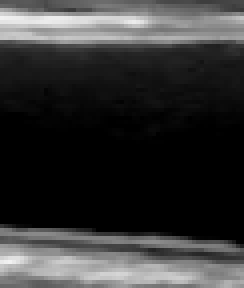
#> input picture ref.png, 61 x 72 px (shown 4 times larger)
$ python -i fitVessel.py   (imports and definitions only)
#> lines starting #> are read from the running program, lines starting #| are printed output that depends on the picture; after the words box and inside, x2 and y2 are one past the last pixel; in counts of white or black regions, pixels touching at a corner belong together
import os
import numpy as np
from scipy.optimize import least_squares
from scipy.stats import pearsonr
# from matplotlib import pyplot as plt
# import matplotlib
# from matplotlib.animation import FuncAnimation
import cv2
import copy
from skimage.exposure import match_histograms

CANNY_LOWER=90
CANNY_HIGHER=200

def sigmoid(x):

    return 1/(1+np.exp(-2*x))

def calc_edge_fourier(mesh_x, a, N=5):
    '''
        f = a_0 + \sum_{n=1}^{N} a_n * cos(w * n * x) + b_n * sin(w * n * x),
        where
        a_0 = a[0]
        w = a[1]
        a_n = a[n+1]
        b_n = a[n+2]

        a.shape = 2N+2
    '''

    edge1 = a[0]
    w1 = a[1]
    edge2 = a[2*N+2]
    w2 = a[2*N+3]

    for i in range(1, N+1):
        edge1 += a[i*2] * np.cos(w1 * i * (mesh_x)) + a[i*2+1] * np.sin(w1 * i *mesh_x)
        edge2 += a[i*2+2*N+2] * np.cos(w2 * i * mesh_x) + a[i*2+3+2*N] * np.sin(w2 * i *mesh_x)

    return edge1, edge2

def fourier_init_condition(H, N=5):
    guess = np.array([H*0.25, 0.3, *(0.1,)*2*N, H*0.75, 0.3, *(0.1,)*2*N])
    bounds = (np.array([0, 0.1,*(-np.inf,)*2*N, H//2, 0.2, *(-np.inf,)*2*N]), np.array([H//2, 3, *(np.inf,)*2*N, H, 0.7, *(np.inf,)*2*N]))
    return guess, bounds

# [20 lines left out: functions calc_edge_polynomial, polynomial_init_condition, not called in this run]

def calc_map(a, mesh_x, mesh_y, edge_func=calc_edge_polynomial, **kargs):
    edge1, edge2 = edge_func(mesh_x, a, **kargs)


    # z1 = -special.erf((mesh_y - edge1) * 1)
    # z2 = special.erf((mesh_y - edge2) * 1)

    z1 = -sigmoid((mesh_y - edge1)*2)
    z2 =  sigmoid((mesh_y - edge2)*2)
    # z1 =  sigmoid(np.abs(mesh_y - edge1)*0.5)
    # z2 =  sigmoid(np.abs(mesh_y - edge2)*0.5)

    z = z1 + z2

    return z

# [38 lines left out: functions calc_thickness, masking, fit_vessel, not called in this run]

def fit_vessel_fourier(image, guess=np.array([15, 0.1, 0.001, 35, 0.1, 0.001]),
               lbound=[-np.inf], rbound=[np.inf]):
    def fit(a, mesh_x1d, mesh_y1d, image1d):

        z = calc_map(a, mesh_x1d, mesh_y1d, edge_func=calc_edge_fourier)

        return 1-np.abs(pearsonr(z, image1d)[0])

    h, w = image.shape
    x_grid = np.linspace(0, w-1, w)
    y_grid = np.linspace(0, h-1, h)
    mesh_x, mesh_y = np.meshgrid(x_grid, y_grid)
    mesh_x1d = mesh_x.flatten()
    mesh_y1d = mesh_y.flatten()
    image1d = image.flatten()
    a0 = guess
    res_lsq = least_squares(fit, a0, method="trf",ftol=1e-5, xtol=1e-4, gtol=1e-5, args=(mesh_x1d, mesh_y1d, image1d), bounds=[lbound, rbound])
    return res_lsq

def pad_edge(image):
    # nimage = np.where(image==0, 1, 0)
    y , x = np.nonzero(image)
    for i in range(image.shape[1]):
        y_i = y[x==i]
        up = y_i[np.argmin(y_i)]
        down = y_i[np.argmax(y_i)]
        image[0:up, i] = 1
        image[down:, i] = 1
    return image

def fit(fimage, plot=False, init_func=fourier_init_condition, fit_func = fit_vessel_fourier, edge_func=calc_edge_fourier, refimg = None, **kwargs):
#> called with fimage = 'ref.png', plot = False
    if isinstance(fimage, str):
        gimage = cv2.imread(fimage)
#> gimage is the input picture: shape (72, 61, 3); min 0, max 242, mean 52.9
    else:
        gimage = fimage
    assert isinstance(gimage, np.ndarray), f"{type(gimage)}"
    # image = cv2.GaussianBlur(image, (3,3), 1.5)
    if not refimg is None:
        # print(image.shape)
        gimage = match_histograms(gimage, refimg, channel_axis=-1)
        gimage = cv2.cvtColor(gimage, cv2.COLOR_BGR2GRAY)
    else:
        gimage = cv2.cvtColor(gimage, cv2.COLOR_BGR2GRAY)
#> gimage: shape (72, 61)
        gimage = cv2.equalizeHist(gimage)
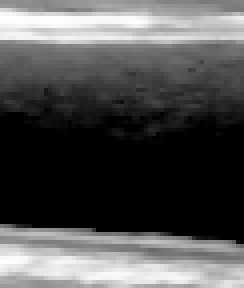
#> gimage: shape (72, 61) (shown 4 times larger); min 0, max 255, mean 82.3
    bmask = gimage>100
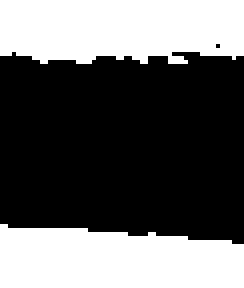
#> bmask: shape (72, 61) bool (shown 4 times larger); 39.1% white; 2 white regions, box (x1, y1, x2, y2) and area: (0, 0, 61, 16) 885, (0, 56, 61, 72) 834
    image = copy.deepcopy(gimage)
    # image = cv2.GaussianBlur(image, (3,3), 2.0)

    image = image*bmask
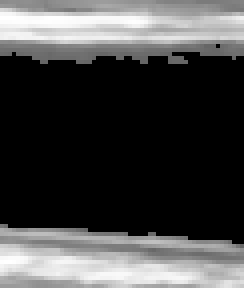
#> image: shape (72, 61) (shown 4 times larger); min 0, max 255, mean 69.5
    image = cv2.Canny(image, CANNY_LOWER, CANNY_HIGHER, L2gradient=True)
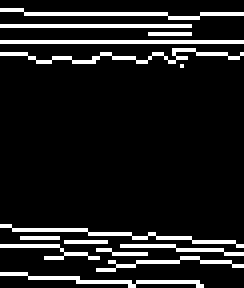
#> image: shape (72, 61) (shown 4 times larger); 11.3% white in thin lines or dots
    image = np.where(cv2.GaussianBlur(image, (3,3), 2.0)>0, 1, 0)
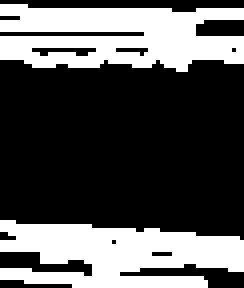
#> image: shape (72, 61) int64 (shown 4 times larger); values 0 (black) and 1 (white), 33.3% white; 2 white regions, box (x1, y1, x2, y2) and area: (0, 1, 61, 18) 749, (0, 55, 61, 72) 712
    image = cv2.morphologyEx(image.astype(np.float32), cv2.MORPH_CLOSE, np.ones((5,5)), iterations=1)
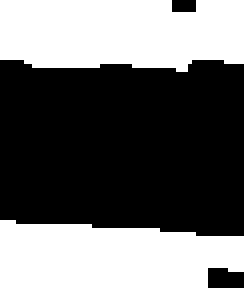
#> image: shape (72, 61) float32 (shown 4 times larger); values 0 (black) and 1 (white), 42% white; 2 white regions, box (x1, y1, x2, y2) and area: (0, 0, 61, 18) 978, (0, 55, 61, 72) 868
    image = pad_edge(image)
#> in pad_edge, `y , x = np.nonzero(image)`: y = 1846 values from 0 to 71; x = 1846 values, max 60 at index 54, min 0 at index 0, mean 28.56
#> the loop in pad_edge, `for i in range(image.shape[1]):` made 61 passes
#> (up, down) on passes 1 to 12: (0, 71), (0, 71), (0, 71), (0, 71), (0, 71), (0, 71), (0, 71), (0, 71), (0, 71), (0, 71), (0, 71), (0, 71)
#> after the loop in pad_edge, `for i in range(image.shape[1]):`:
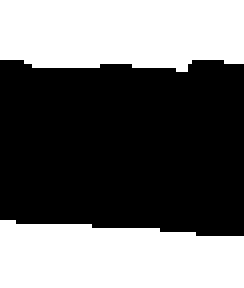
#> image: shape (72, 61) float32 (shown 4 times larger); values 0 (black) and 1 (white), 43.4% white; 2 white regions, box (x1, y1, x2, y2) and area: (0, 0, 61, 18) 996, (0, 55, 61, 72) 909
    image = cv2.morphologyEx(image.astype(np.float32), cv2.MORPH_CLOSE, np.ones((5,5)), iterations=1)
    image = image.astype(np.float32)
    # [5 lines of commented-out code are left out]
    h, w = image.shape
#> h = 72; w = 61
    x_grid = np.linspace(0, w-1, w)
#> x_grid = 61 values from 0 to 60


    guess, init = init_func(h)
    if "guess" in kwargs:
        guess = kwargs["guess"]
        init = (guess - np.abs(guess)*0.15, guess + np.abs(guess)*0.15)

    assert guess.shape==init[0].shape and guess.shape == init[1].shape
    result = fit_func(image, guess=guess, lbound=init[0], rbound=init[1])
#> in fit_vessel_fourier, `image1d = image.flatten()`: image1d = 4392 values, max 1 at index 0, min 0 at index 915, mean 0.434
#> in fit_vessel_fourier, `res_lsq = least_squares(fit, a0, method="trf",ftol=1e-5, xtol=1e-4, gt..`: res_lsq = 12 items
#> result = 12 items
    # print(result)

    edge1, edge2 = edge_func(x_grid, result.x)
#> edge1 = 61 values, max 17.79 at index 59, min 13.12 at index 48, mean 15.63; edge2 = 61 values, max 57.84 at index 39, min 54.56 at index 5, mean 56.39

    if plot:
        mask = masking(gimage, result.x, edge_func=edge_func)
        figure, axes = plt.subplots(1, 3, figsize=(15, 7))

        axes[0].imshow(gimage, cmap = "gray")
        axes[0].plot(x_grid, edge1, "r-")
        axes[0].plot(x_grid, edge2, "r-")
        axes[1].imshow(image, cmap = "gray")
        axes[1].plot(x_grid, edge1, "r-")
        axes[1].plot(x_grid, edge2, "r-")
        axes[2].imshow(mask, cmap = "gray")
        axes[2].plot(x_grid, edge1, "r-")
        axes[2].plot(x_grid, edge2, "r-")

        # plt.imshow(np.concatenate([image, mask], axis=1), cmap = "gray")
        if isinstance(fimage, str):
            plt.title(os.path.basename(fimage))
        if "to_file" in kwargs:
            figure.savefig(kwargs["to_file"], dpi=150)
        plt.show()
        plt.close()

    # image = image*255

    return result.x, x_grid, gimage, edge1, edge2
'''
def animation():

    matplotlib.use('Agg')

    def init(ax):
        ax.set_xlim(0, 100)

    def update(i):
        if i ==0:
            guess, x_grid, image, edge1, edge2 = fit(f"output\\frame{i}.jpg", plot=False)
            thickness = calc_thickness(guess, x_grid)
            xdata.append(i*1/30)
            ydata.append(thickness)
            mask = masking(image, guess, edge_func=calc_edge_fourier)
        else:
            # temp = guess
            guess, x_grid, image, edge1, edge2 = fit(f"output\\frame{i}.jpg", plot=False)
            thickness = calc_thickness(guess, x_grid)
            xdata.append(i*1/30)
            ydata.append(thickness)
            mask = masking(image, guess, edge_func=calc_edge_fourier)

        ax[0].clear()
        ax[0].imshow(image, cmap = "gray")
        ax[0].plot(x_grid+0.5, edge1+0.5, "r-")
        ax[0].plot(x_grid+0.5, edge2+0.5, "r-")
        ax[1].clear()
        ax[1].plot(xdata, ydata)
        # ax[1].imshow(mask, cmap = "gray")
        # ax[1].plot(x_grid, edge1, "r-")
        # ax[1].plot(x_grid, edge2, "r-")

    fig, ax = plt.subplots(1,2)
    xdata, ydata = [], []

    # filelist = glob.glob("output\\*.jpg")
    ani = FuncAnimation(fig, update, frames=np.arange(0, 10000, 5), repeat=False)
    plt.show()
    ani.save('animation.gif', writer='imagemagick', fps=10)
'''
# [49 lines not run here, left out]


>>> result = fit('ref.png')
#> result = 5 items
